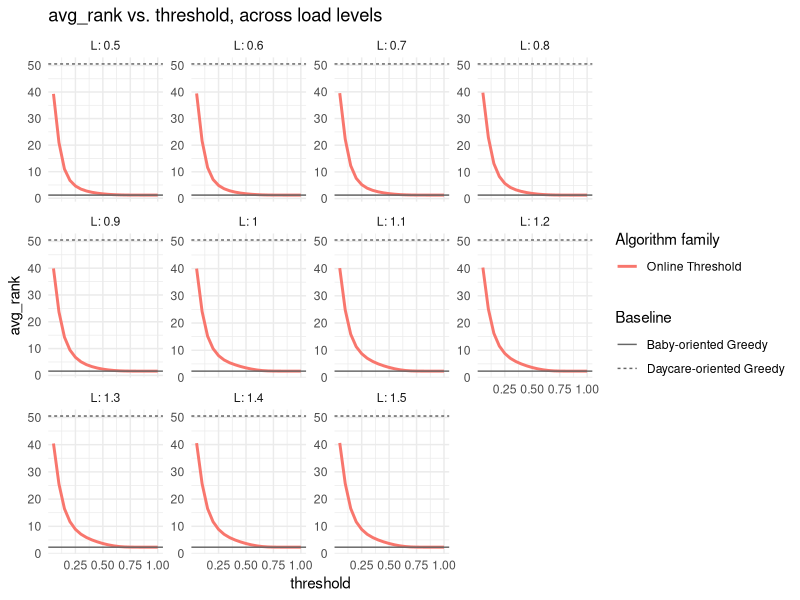
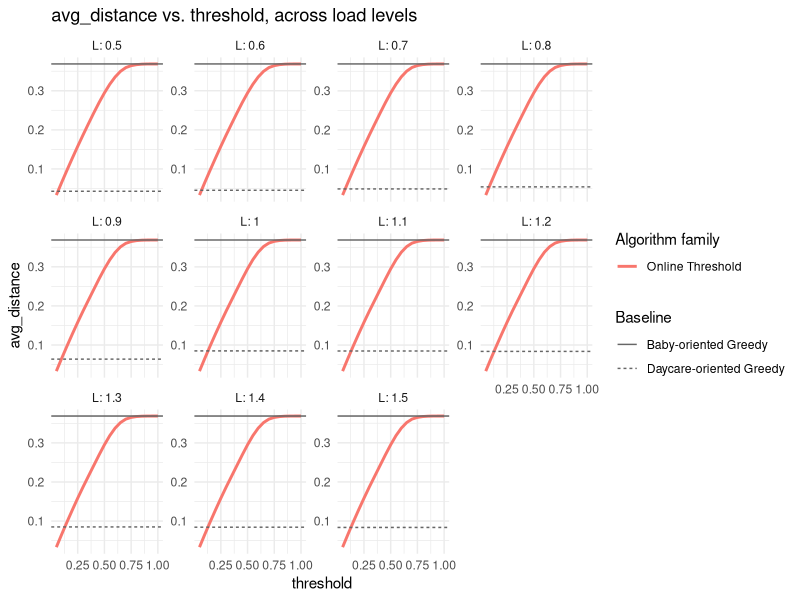
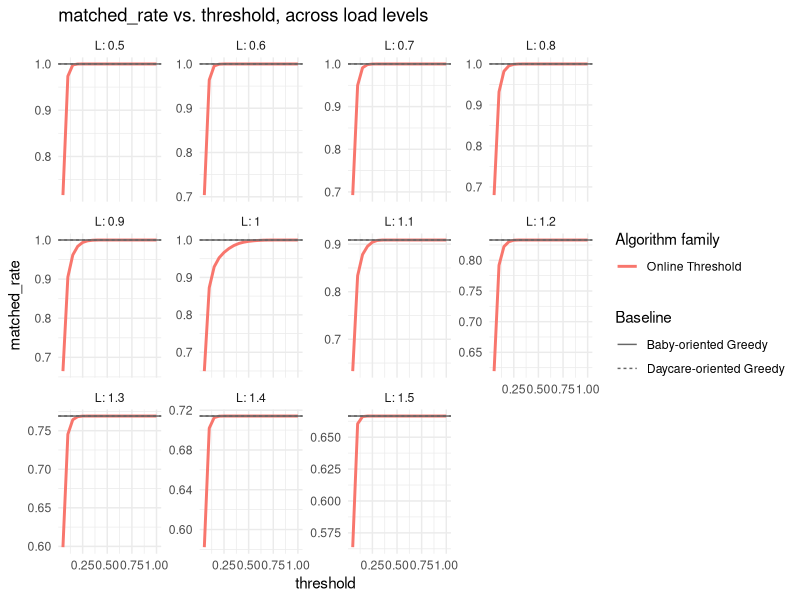
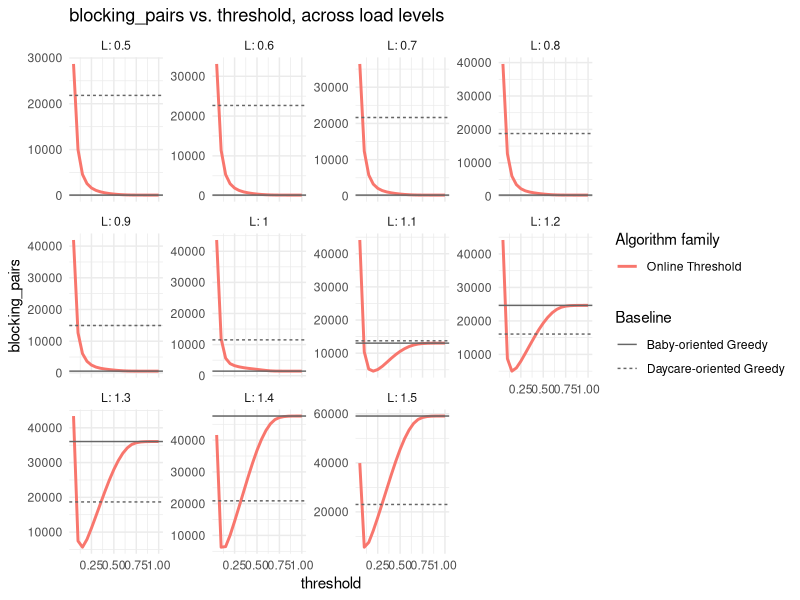
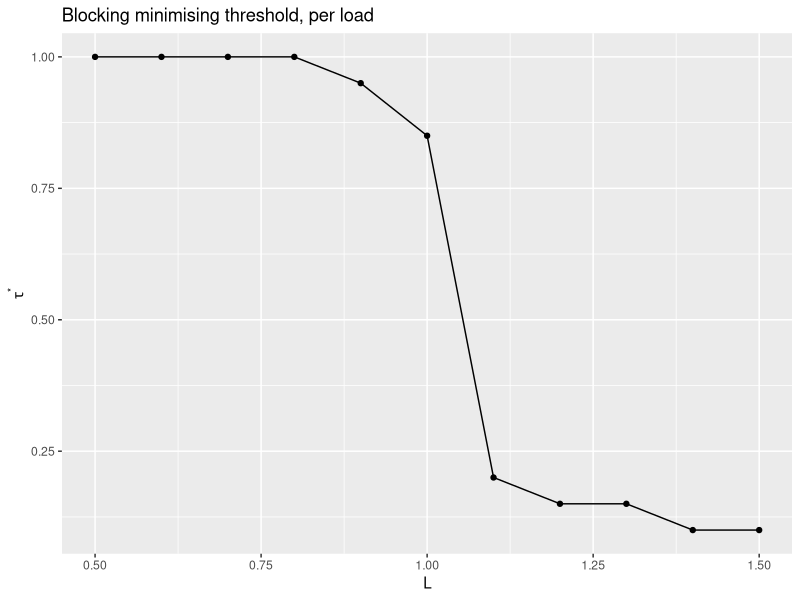
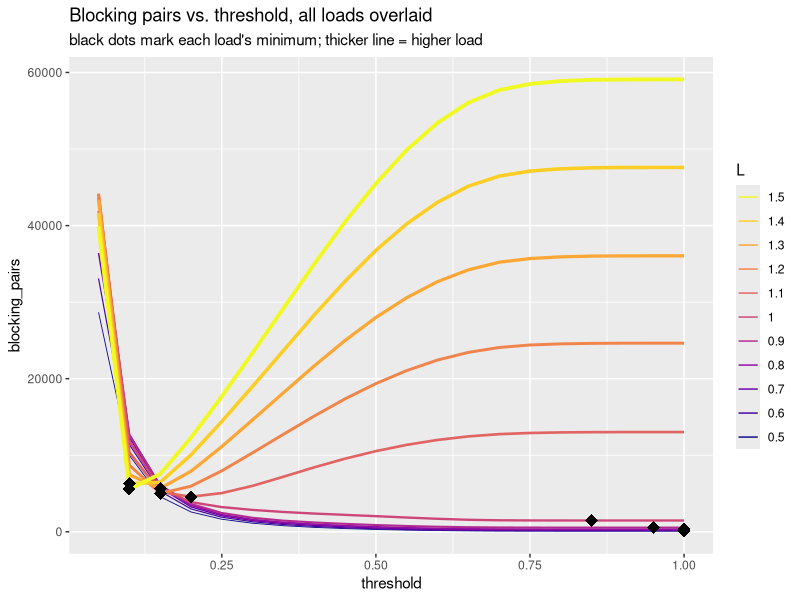
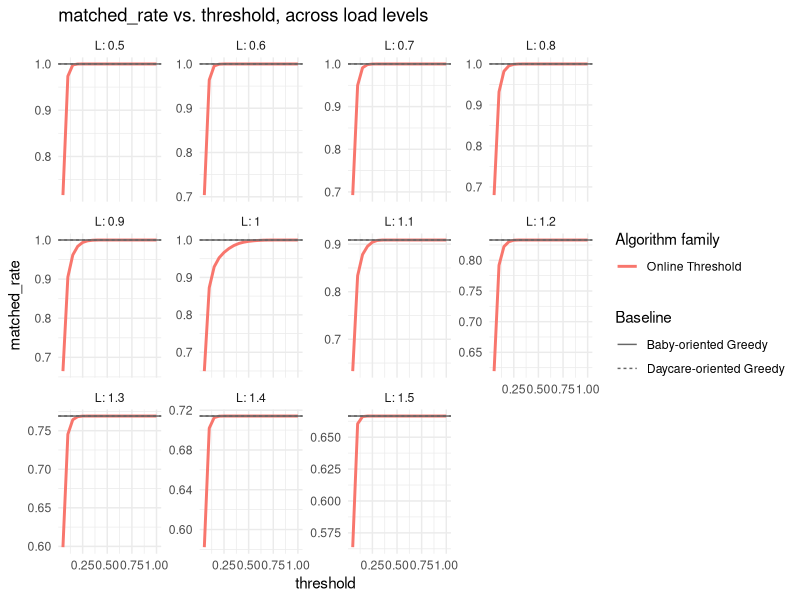
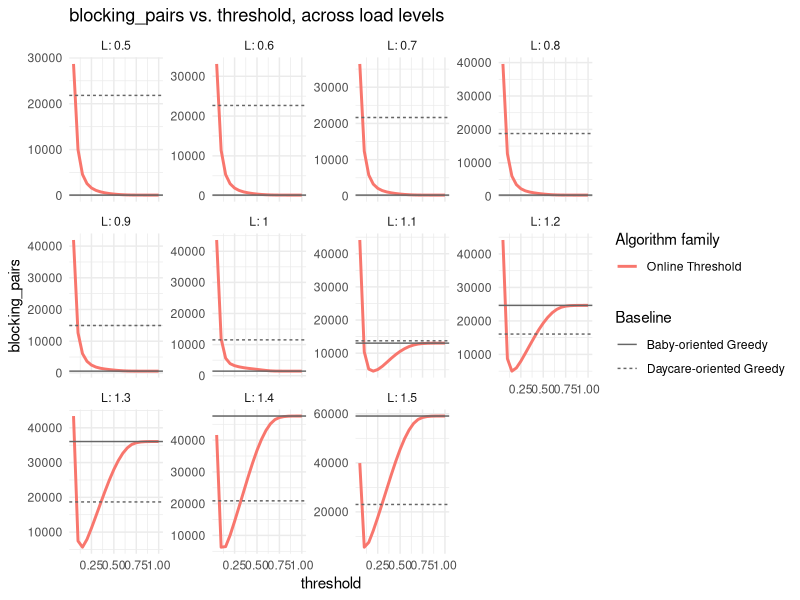

Recreate these plots in R, in order.
## ---- chunk 1
knitr::opts_chunk$set(echo = TRUE)
## ---- chunk 2
library(tidyverse)
library(ggplot2)
library(patchwork)

## ---- chunk 3
plot_metric_vs_threshold <- function(metric, loads_to_show = c(0.5, 0.6, 0.7, 0.8, 0.9, 1.0, 1.1, 1.2, 1.3, 1.4, 1.5)) {
  sub <- threshold_algosr2 %>% filter(L %in% loads_to_show)
  base_sub <- baselinesr2 %>% filter(L %in% loads_to_show)
 
  ggplot(sub, aes(threshold, .data[[metric]], color = family)) +
    geom_line(linewidth = 1) +
    geom_hline(data = base_sub, aes(yintercept = .data[[metric]], linetype = algorithm),
               color = "grey40") +
    facet_wrap(~ L, scales = "free_y", labeller = label_both) +
    labs(title = paste(metric, "vs. threshold, across load levels"),
         linetype = "Baseline", color = "Algorithm family") +
    theme_minimal()
}

## ---- chunk 4
r2 <- read_csv("results_lowq_rand_basic_1000.csv") %>%
  mutate(
    family = case_when(
      str_detect(algorithm, "^Online Threshold")   ~ "Online Threshold",
      TRUE ~ algorithm   # the two baselines keep their own name
    ),
    threshold = as.numeric(str_extract(algorithm, "[0-9.]+$"))
  )

baselinesr2 <- r2 %>% filter(is.na(threshold))
threshold_algosr2 <- r2 %>% filter(!is.na(threshold))

## ---- chunk 5
plot_metric_vs_threshold("avg_rank")

plot_metric_vs_threshold("avg_distance")

plot_metric_vs_threshold("matched_rate")
ggsave("plot_match_random_n1000_q1q25.png", width = 12, height = 7, dpi = 150)

plot_metric_vs_threshold("blocking_pairs")
ggsave("plot_block_random_n1000_q1q25.png", width = 12, height = 7, dpi = 150)

## ---- chunk 6
optimal_per_load <- threshold_algosr2 %>%
  group_by(L) %>%
  slice_min(blocking_pairs, n = 1, with_ties = FALSE) %>%
  select(L, threshold, blocking_pairs, matched_rate)

optimal_per_load

ggplot(optimal_per_load, aes(L, threshold)) +
  geom_line() + geom_point() +
  labs(title = "Blocking minimising threshold, per load",
       y = expression(tau^"*"))
ggsave("plot_block_min_per_load.png", width = 12, height = 7, dpi = 150)

## ---- chunk 7
ggplot(threshold_algosr2, aes(threshold, blocking_pairs, color = factor(L), group = L, linewidth = L)) +
  geom_line() +
  geom_point(data = optimal_per_load, aes(threshold, blocking_pairs),
             color = "black", size = 4, shape = 18) +
  scale_color_viridis_d(option = "C") +
  scale_linewidth(range = c(0.3: 1.5)) +     # thin for low L, thick for high L
  guides(linewidth = "none", col=guide_legend(reverse=TRUE)) +               
  labs(title = "Blocking pairs vs. threshold, all loads overlaid",
       subtitle = "black dots mark each load's minimum; thicker line = higher load",
       color = "L")

ggsave("plot_block_min_per_load_comparison.png", width = 12, height = 7, dpi = 150)
